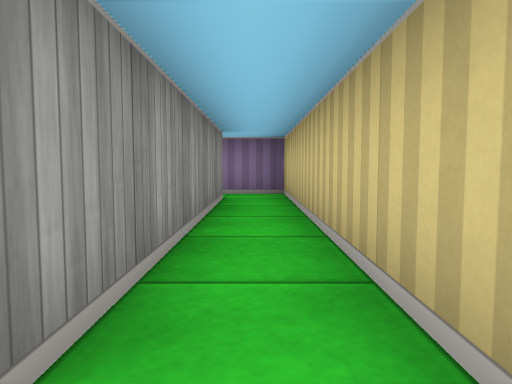
View 1 (above)

24 first-person views from a walk through a cub3D maze. The camera is about half as high as the walls, tilts 4° down and sees 70° across. The floor is counted in squares. Each view is taken from the middle of a square. On the plan, view 1 faces up. The plan holds only what a view shows up to about 9 squares ahead; the rest is blank.

View 2
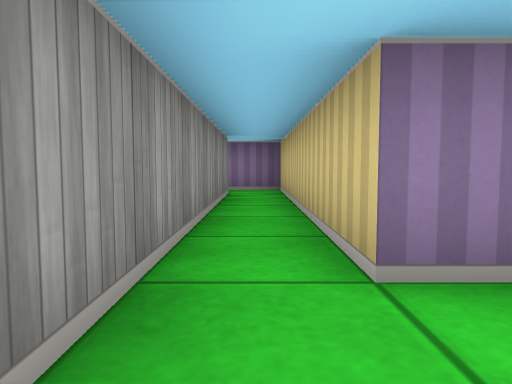

View 3
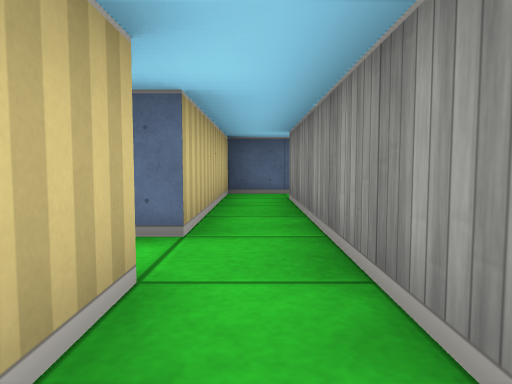

View 4
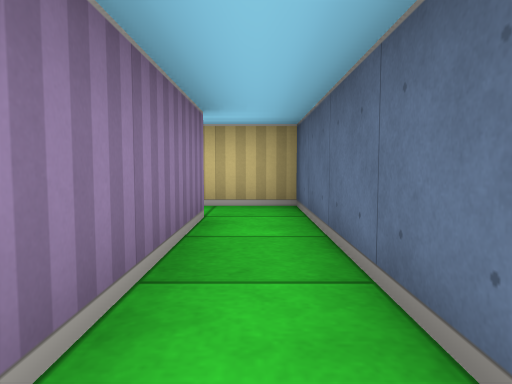

View 5
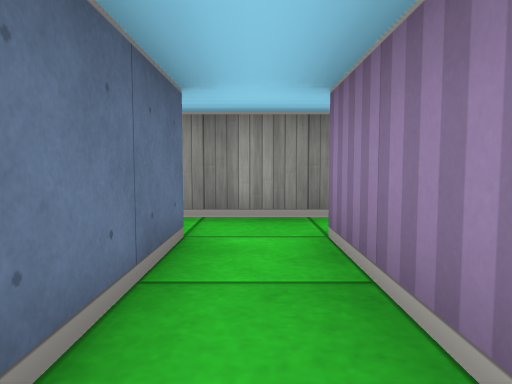

View 6
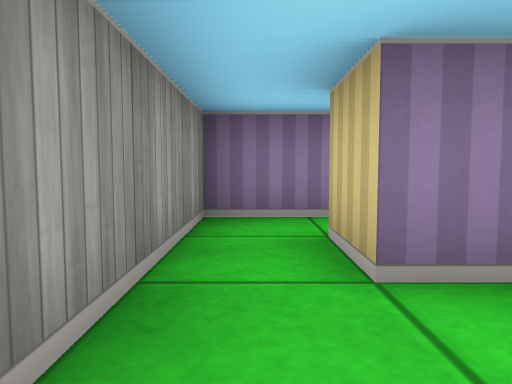

View 7
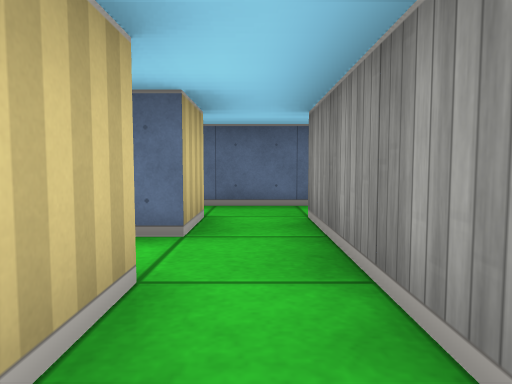

View 8
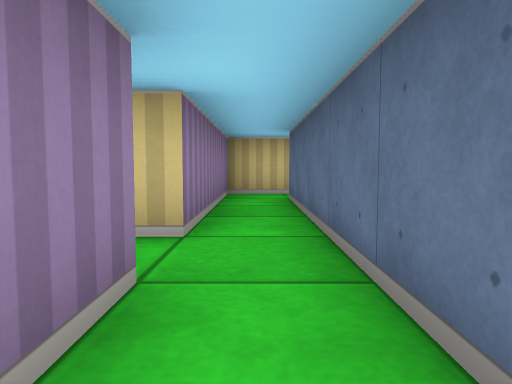

View 9
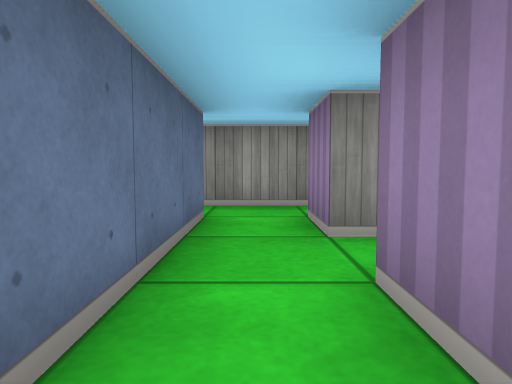

View 10
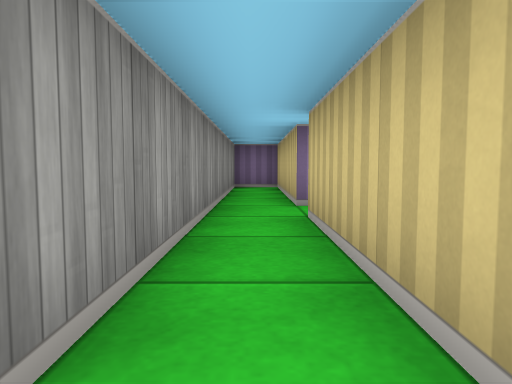

View 11
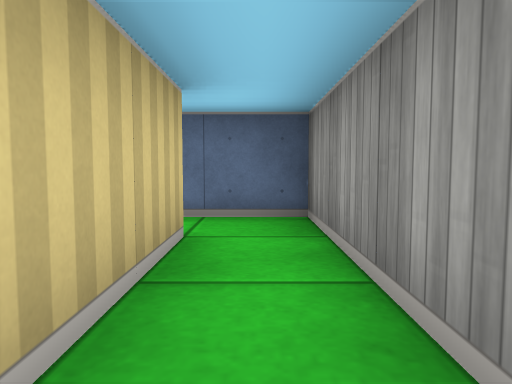

View 12
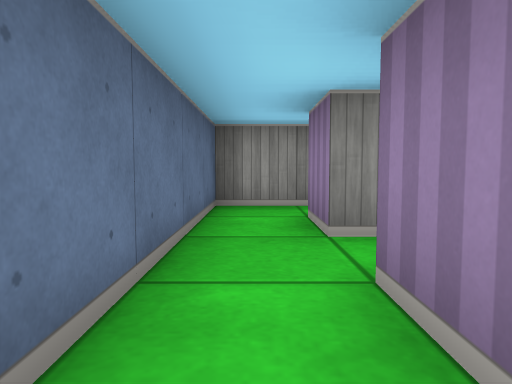

View 13
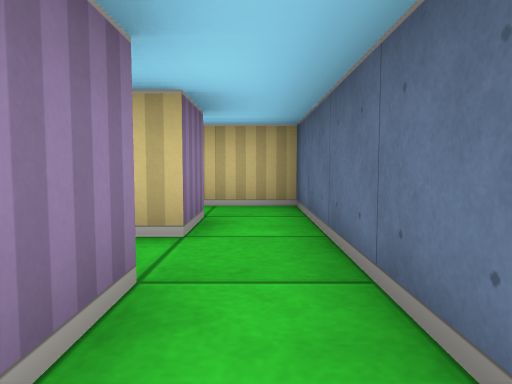

View 14
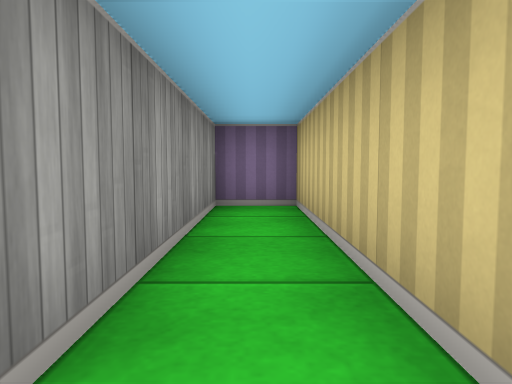

View 15
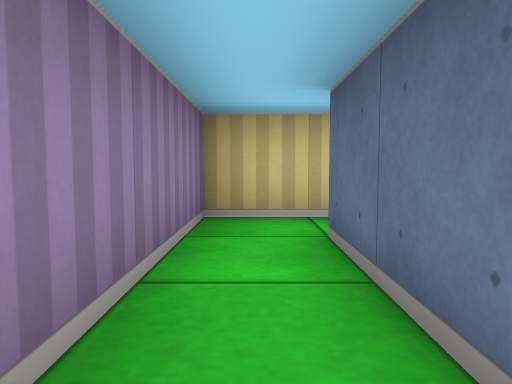

View 16
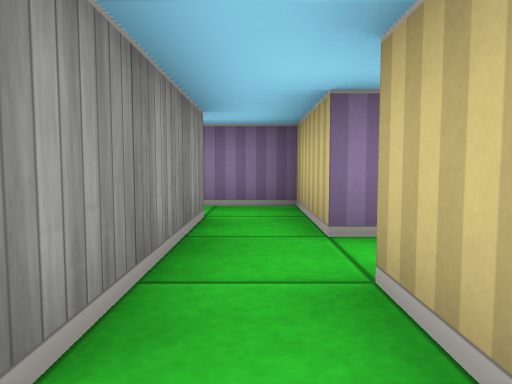

View 17
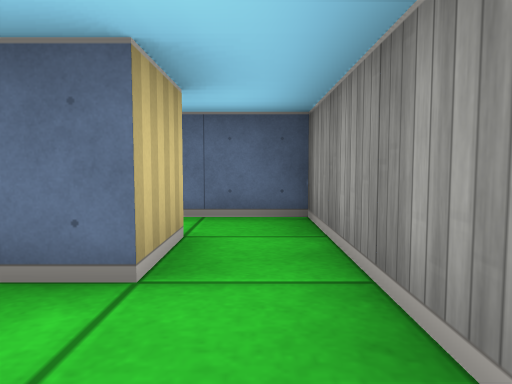

View 18
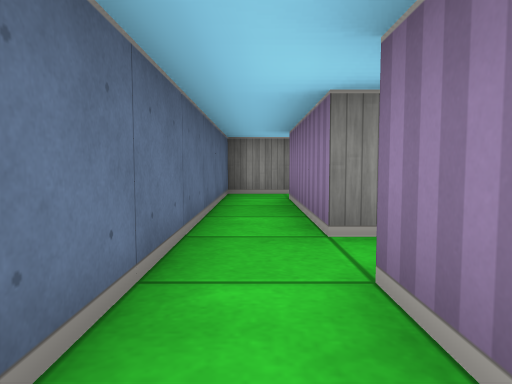

View 19
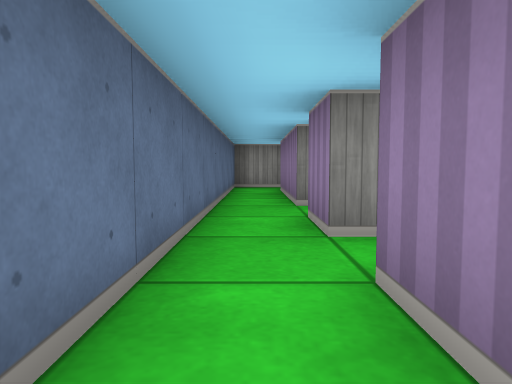

View 20
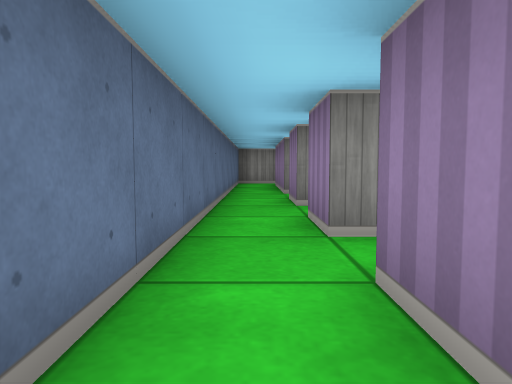

View 21
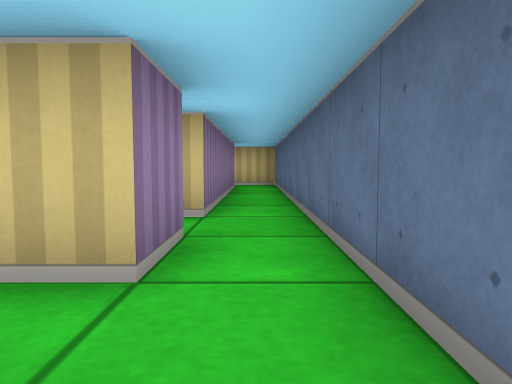

View 22
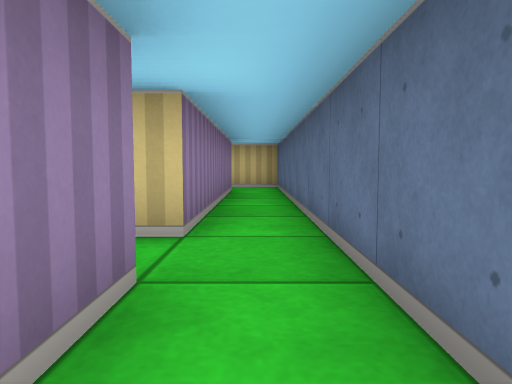

View 23
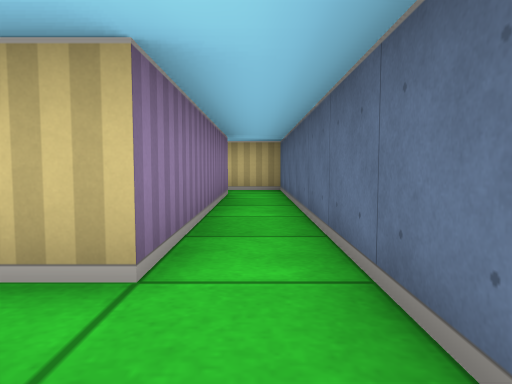

View 24
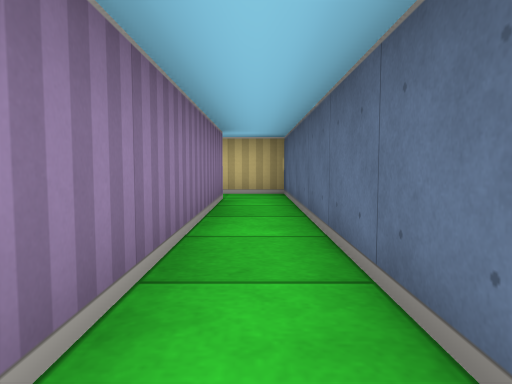

### Floor plan
Ten units are one square. View 1 is at (0, 0); x grows to the right and y downward. Boxes are objects, and circles mark ways between rooms. Rooms are numbered by the first view taken in them; rooms with no view inside come last. Other rooms are left out.
<svg viewBox="-70 -70 240 180">
<path fill="none" stroke="#000" d="M5 -5 5 -65 -6 -65M-45 25 -45 45M-5 -55 -5 35 -35 35 -35 25M-35 45 5 45 5 5M-45 45 -45 55 -55 55M5 75 5 55 -35 55 -35 45M-55 65 -5 65 -5 75M-32 15 -45 15 -45 25M-55 55 -55 15 -65 15 -65 105 -55 105M-55 95 -55 65M-25 95 -35 95M-35 105 -15 105 -15 92M35 95 5 95 5 85M-5 85 -5 105 45 105M55 95 45 95M45 105 65 105M75 95 65 95M85 95 85 89M65 105 85 105M155 95 105 95 105 89M95 95 85 95M85 105 165 105 165 94M-45 95 -55 95M-35 95 -35 91M-55 105 -35 105M-5 75 -5 85"/>
<circle cx="-40" cy="50" r="3" fill="#2a7"/>
<circle cx="-40" cy="30" r="3" fill="#2a7"/>
<circle cx="-50" cy="60" r="3" fill="#2a7"/>
<circle cx="0" cy="70" r="3" fill="#2a7"/>
<circle cx="-50" cy="100" r="3" fill="#2a7"/>
<circle cx="-30" cy="100" r="3" fill="#2a7"/>
<circle cx="50" cy="100" r="3" fill="#2a7"/>
<circle cx="0" cy="90" r="3" fill="#2a7"/>
<circle cx="70" cy="100" r="3" fill="#2a7"/>
<circle cx="90" cy="100" r="3" fill="#2a7"/>
<text x="0" y="0">1</text>
<text x="-20" y="60">2</text>
<text x="-30" y="20">3</text>
<text x="-60" y="60">4</text>
<text x="-20" y="90">5</text>
<text x="20" y="100">6</text>
<text x="60" y="90">7</text>
<text x="80" y="90">8</text>
<text x="160" y="70">9</text>
<text x="-40" y="90">10</text>
<text x="0" y="80">11</text>
</svg>
Room 1 opens to room 2. Room 1 opens to room 3. Room 2 opens to room 4. Room 2 opens to room 11. Room 4 opens to room 10. Room 5 opens to room 10. Room 6 opens to room 7. Room 6 opens to room 11. Room 7 opens to room 8. Room 8 opens to room 9.

Where each view was taken, in squares from view 1:
view 1: 0 up, 0 right, facing up
view 2: 1 down, 0 right, facing up
view 3: 2 up, 0 right, facing down
view 4: 4 down, 4 left, facing right
view 5: 4 down, 1 left, facing left
view 6: 5 down, 4 left, facing up
view 7: 2 down, 4 left, facing down
view 8: 6 down, 6 left, facing right
view 9: 6 down, 2 left, facing left
view 10: 10 down, 6 left, facing up
view 11: 7 down, 6 left, facing down
view 12: 10 down, 2 left, facing left
view 13: 10 down, 6 left, facing right
view 14: 6 down, 6 left, facing up
view 15: 6 down, 3 left, facing right
view 16: 10 down, 0 right, facing up
view 17: 7 down, 0 right, facing down
view 18: 10 down, 6 right, facing left
view 19: 10 down, 8 right, facing left
view 20: 10 down, 10 right, facing left
view 21: 10 down, 7 right, facing right
view 22: 10 down, 8 right, facing right
view 23: 10 down, 9 right, facing right
view 24: 10 down, 10 right, facing right
